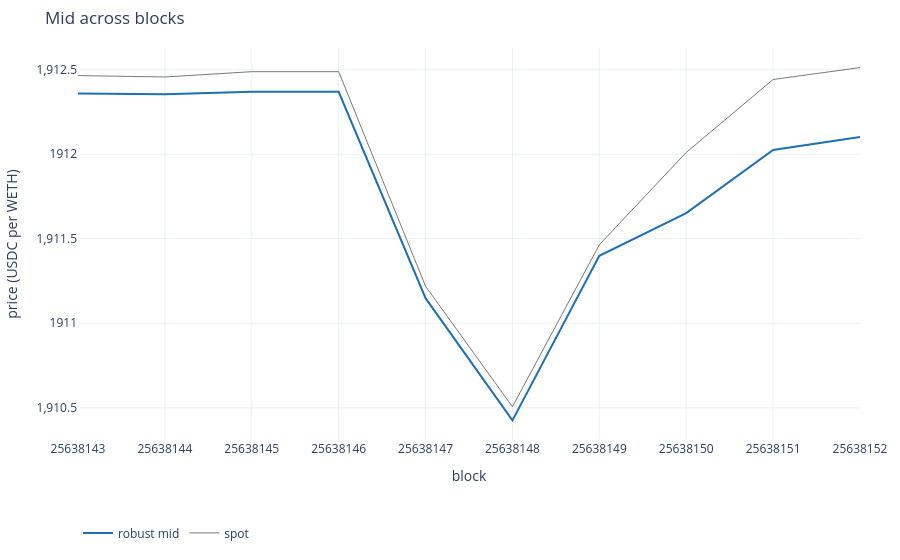
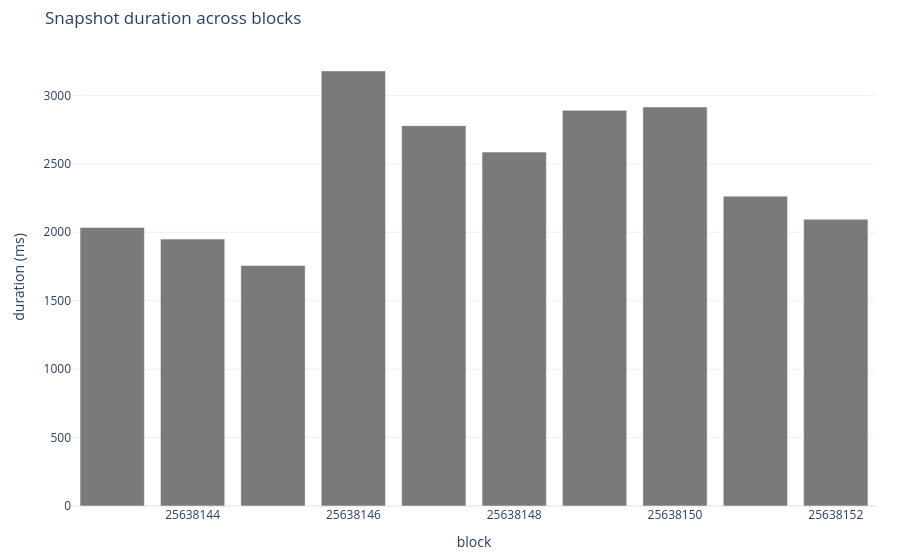

These figures' notebook cell, in order:
### Code cell
history_mid_figure(recorded, token_symbol=TOKEN_SYMBOL, numeraire_symbol=NUMERAIRE_SYMBOL).show()
history_health_figure(recorded).show()  # bars colored where mixed_block fired

### Figure 1 — Plotly figure (JSON) as saved in the notebook; plotly's stock layout.template omitted (floating-point values rounded to 4 significant figures)
{"data": [{"line": {"color": "#1f6fb4", "width": 2}, "mode": "lines", "name": "robust mid", "x": [25638143, 25638144, 25638145, 25638146, 25638147, 25638148, 25638149, 25638150, 25638151, 25638152], "y": [1912.0, 1912.0, 1912.0, 1912.0, 1911.0, 1910.0, 1911.0, 1912.0, 1912.0, 1912.0], "type": "scatter"}, {"line": {"color": "#7a7a7a", "width": 1}, "mode": "lines", "name": "spot", "x": [25638143, 25638144, 25638145, 25638146, 25638147, 25638148, 25638149, 25638150, 25638151, 25638152], "y": [1912.0, 1912.0, 1912.0, 1912.0, 1911.0, 1911.0, 1911.0, 1912.0, 1912.0, 1913.0], "type": "scatter"}], "layout": {"hovermode": "x unified", "legend": {"orientation": "h", "y": -0.2}, "margin": {"b": 48, "l": 72, "r": 24, "t": 48}, "title": {"text": "Mid across blocks"}, "xaxis": {"exponentformat": "none", "tickformat": "d", "title": {"text": "block"}, "type": "linear"}, "yaxis": {"title": {"text": "price (USDC per WETH)"}}}}

### Figure 2 — Plotly figure (JSON) as saved in the notebook; plotly's stock layout.template omitted (floating-point values rounded to 4 significant figures)
{"data": [{"customdata": [false, false, false, false, false, false, false, false, false, false], "hovertemplate": "block %{x}<br>%{y} ms<br>mixed_block %{customdata}", "marker": {"color": ["#7a7a7a", "#7a7a7a", "#7a7a7a", "#7a7a7a", "#7a7a7a", "#7a7a7a", "#7a7a7a", "#7a7a7a", "#7a7a7a", "#7a7a7a"]}, "name": "snapshot duration", "x": [25638143, 25638144, 25638145, 25638146, 25638147, 25638148, 25638149, 25638150, 25638151, 25638152], "y": [2035, 1950, 1757, 3179, 2779, 2586, 2891, 2915, 2264, 2095], "type": "bar"}], "layout": {"hovermode": "x unified", "legend": {"orientation": "h", "y": -0.2}, "margin": {"b": 48, "l": 72, "r": 24, "t": 48}, "title": {"text": "Snapshot duration across blocks"}, "xaxis": {"exponentformat": "none", "tickformat": "d", "title": {"text": "block"}, "type": "linear"}, "yaxis": {"title": {"text": "duration (ms)"}}}}
